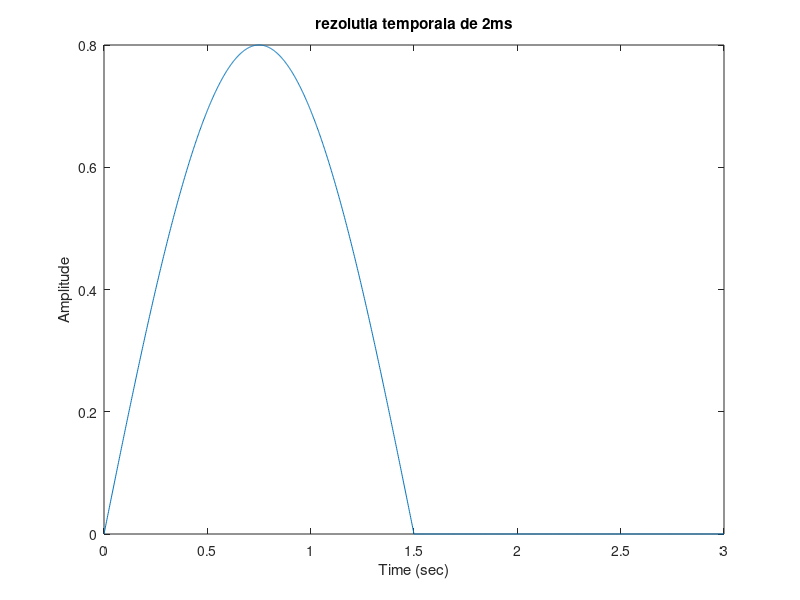
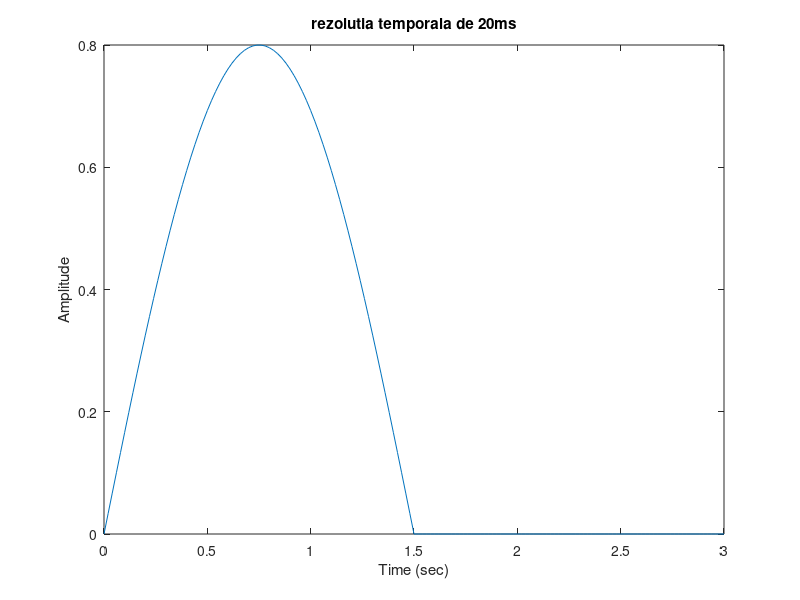
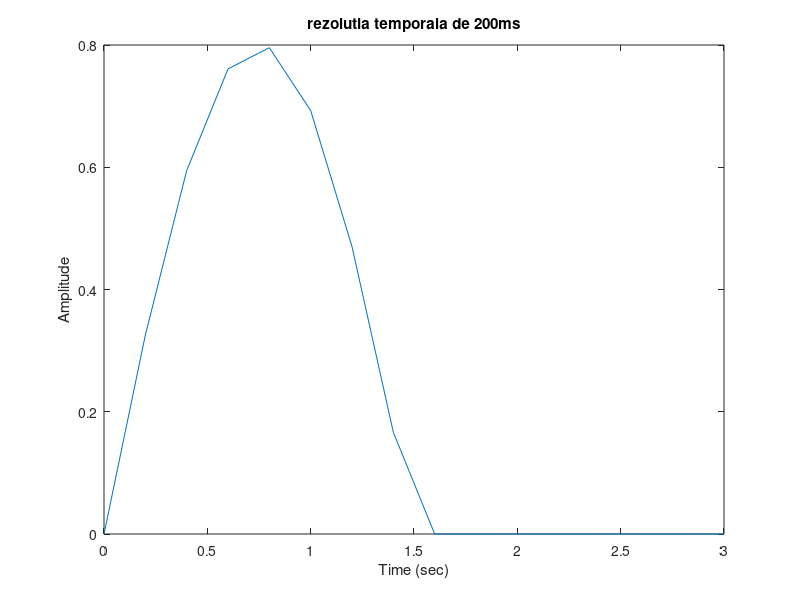

These figures' MATLAB source, in order:
clear all;close all;clc
T=3; %perioada semnalului neredresat. deci cel redresat o sa aiba perioada de 1.5, urmat de o funcite constanta de amplitudine 0 pentru alte 1.5s
f=1/T;
figure(1)
t = 0:0.002:3;
s=0.8*sin(2*pi*f*t);

for i=1:1:length(s) %aici am facut monoalternanta, daca e mai mic decat 0 valoarea devine 0
    if s(i)<=0
        s(i)=0;
    end
end
plot(t,s)
xlabel('Time (sec)') %notatii pe axele de coordonate si titlu
ylabel('Amplitude')
title('rezolutia temporala de 2ms')
figure(2)
t = 0:0.02:3; %pentru rezolutie temporara de 20ms
s=0.8*sin(2*pi*f*t);

for i=1:1:length(s) 
    if s(i)<=0
        s(i)=0;
    end
end
plot(t,s)
xlabel('Time (sec)') %notatii pe axele de coordonate si titlu
ylabel('Amplitude')
title('rezolutia temporala de 20ms')

figure(3)
t = 0:0.2:3; %pentru rezolutie temporara de 200ms
s=0.8*sin(2*pi*f*t);
for i=1:1:length(s) 
    if s(i)<=0
        s(i)=0;
    end
end
plot(t,s)
xlabel('Time (sec)') %notatii pe axele de coordonate si titlu
ylabel('Amplitude')
title('rezolutia temporala de 200ms')

